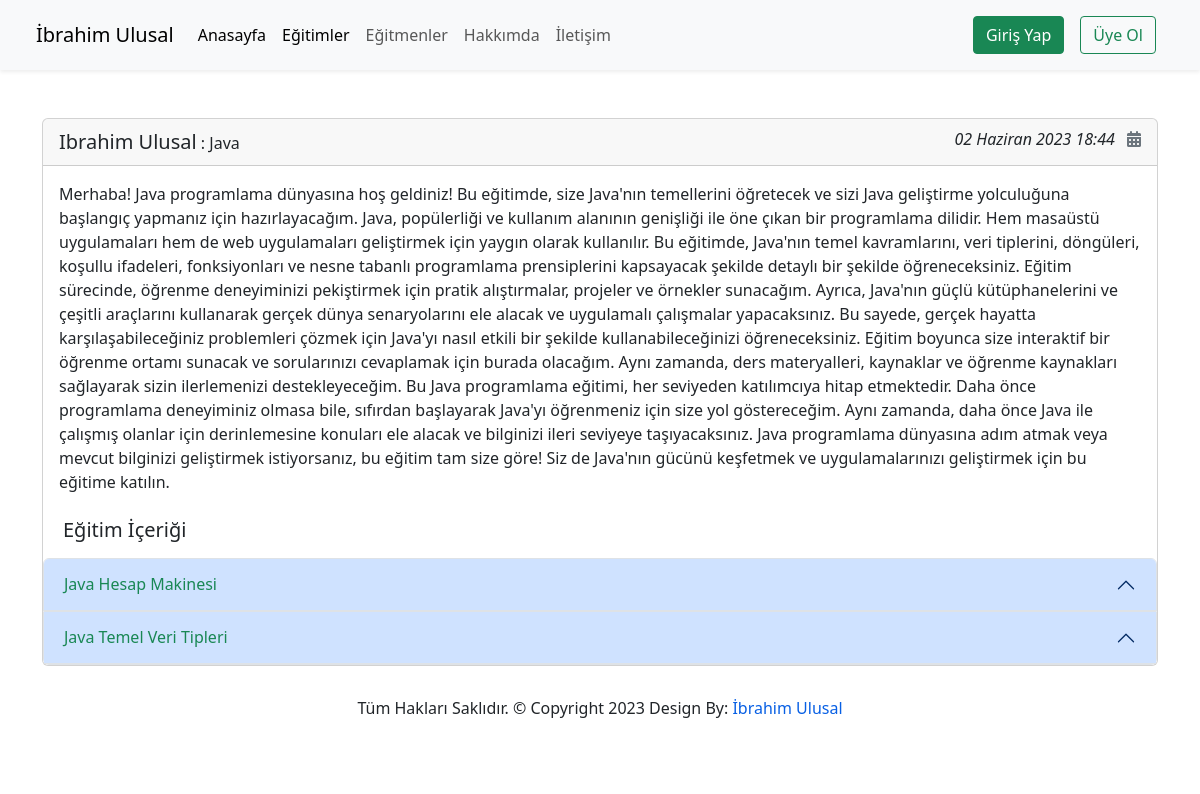
Page /courses/java/2 on the committed database.
### courses/Models/Course.py (models this page shows, shortened)
class Course(models.Model):
    title = models.CharField(max_length=50,help_text="Course Adı ile aynı olsun!")
    name = models.ForeignKey(CourseName,on_delete=models.CASCADE)
    category = models.ManyToManyField(Category,blank=True,null=True)
    teachers = models.ForeignKey(Teacher,on_delete=models.CASCADE,blank=True,null=True)
    students = models.ManyToManyField(User,null=True,blank=True,related_name='courses_joined')
    description = models.TextField()
    image = models.ImageField(upload_to='courses/%Y-%m/%d/',blank=True,null=True)
    isActive = models.BooleanField()
    date = models.DateTimeField(auto_now_add=True)
    slug = models.SlugField(unique=True,editable=False)

### courses/Models/Teachers.py (models this page shows, shortened)
class Teacher(models.Model):
    TeacherName = models.CharField(max_length=50)
    title = models.CharField(max_length=50)
    Description = models.TextField()
    image = models.ImageField(upload_to='teacher/%Y%m/%D',null=True,blank=True)
    date = models.DateTimeField(auto_now_add=True)
    slug = models.SlugField(unique=True,editable=False)

### courses/Models/CourseName.py (models this page shows, shortened)
class CourseName(models.Model):
    courseName = models.CharField(max_length=50)
    date = models.DateTimeField(auto_now_add=True)
    slug = models.SlugField(unique=True,editable=False)
    def __str__(self) -> str:
        return self.courseName.capitalize()

### courses/Models/CourseData.py (models this page shows, shortened)
class CourseData(models.Model):
    name = models.ForeignKey(CourseName,on_delete=models.CASCADE)
    title = models.CharField(max_length=50)
    description = RichTextUploadingField()
    date = models.DateTimeField(auto_now_add=True)
    slug = models.SlugField(unique=True,editable=False)

### courses/views.py (the view)
# urls.py: path('<slug:courseSlug>/<int:id>',course_details,name='course-details'),
def course_details(request,courseSlug,id):
    data = Course.objects.get(slug=courseSlug,id=id)
    c = CourseData.objects.all().filter(name__slug = courseSlug)
    return render(request,'courseAppFiles/course_details.html',context={
        'data':data,
        'all_data':c
    })

### templates/courseAppFiles/course_details.html (shortened to what this page needs)
{% extends 'partials/_base.html' %}
{% load static %}
{% block content %}
<div class="container mt-5">
    <div class="row">
        <div class="col-sm-12">
            <div class="card">
                <div class="card-header"><a href="#" class="text-decoration-none text-dark lead">{{ data.teachers.TeacherName|title }}</a> : {{ data.name|title }}
                    <span class="float-end font-weight-light" style="font-style: italic;">{{ data.date }} <i class="fa-solid fa-calendar-days ms-2 text-secondary"></i></span>
                </div>
                <div class="card-body">
                <p class="card-text">
                    {{ data.description }}
                </p>
                </div>
              <div class="row m-2">
                <div class="col">
                  <h5>Eğitim İçeriği</h5>
                </div>
                <div class="col">
                </div>
              </div>
              <div class="accordion" id="accordionPanelsStayOpenExample">
                {% for item in all_data %}
                  <div class="accordion-item">
                    <h2 class="accordion-header " id="panelsStayOpen-headingOne">
                      <button class="accordion-button text-success" type="button" data-bs-toggle="collapse" data-bs-target="#panelsStayOpen-collapseOne" aria-expanded="true" aria-controls="panelsStayOpen-collapseOne">
                        {{ item.title|title }}
                      </button>
                    </h2>
                  </div>
                {% endfor %}
              </div>
            </div>
        </div>
    </div>
</div>
{% endblock %}

### static/css/style.css (style rules this page uses)
* { margin:0; padding:0; }
:root { --main-color : rgb(27,31,36); --text-color : rgb(255,255,255); --primary-color: rgb(7,95,228); --dark-color : rgb(35,43,53); --default-text-color : rgb(0,0,0); --yellow : rgb(245,223,78); }
html { scroll-behavior: smooth; }
body { font-size: 16px; font-family: 'Poppins',sans-serif; font-weight: normal; font-style: normal; color: var(--default-text-color); }

### rows in the picture
Course: teachers.TeacherName "Ibrahim Ulusal", name "Java", date "02 Haziran 2023 18:44", description "Merhaba! Java programlama dünyasına hoş geldiniz! Bu eğitimde, size Java'nın temellerini öğretecek ve sizi Java geliştirme yolculuğuna başlangıç yapmanız için hazırlayacağım. Java, popülerliği ve kullanım alanının genişliği ile öne çıkan bir programlama dilidir. Hem masaüstü uygulamaları hem de web uygulamaları geliştirmek için yaygın olarak kullanılır. Bu eğitimde, Java'nın temel kavramlarını, veri tiplerini, döngüleri, koşullu ifadeleri, fonksiyonları ve nesne tabanlı programlama prensiplerini kapsayacak şekilde detaylı bir şekilde öğreneceksiniz. Eğitim sürecinde, öğrenme deneyiminizi pekiştirmek için pratik alıştırmalar, projeler ve örnekler sunacağım. Ayrıca, Java'nın güçlü…"
CourseData: title "Java Hesap Makinesi"
CourseData: title "Java Temel Veri Tipleri"
